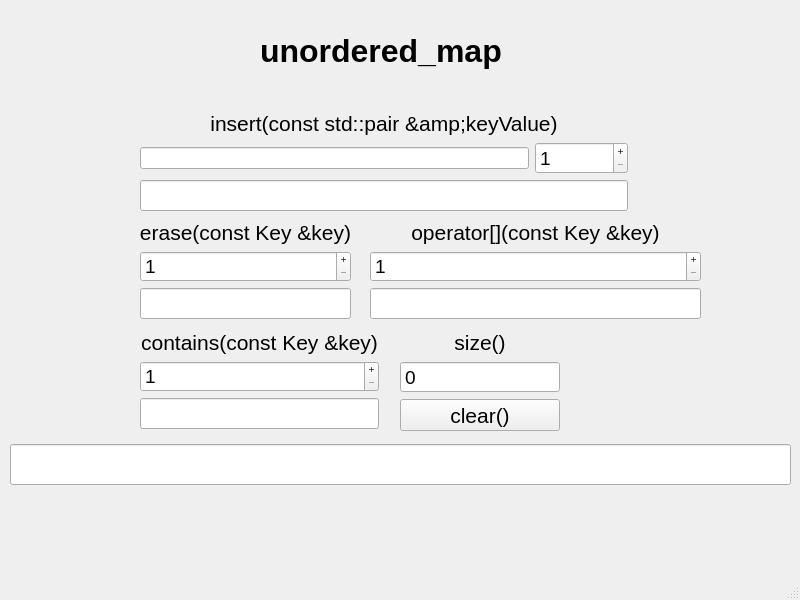
<?xml version="1.0" encoding="UTF-8"?>
<ui version="4.0">
 <class>MainWindow</class>
 <widget class="QMainWindow" name="MainWindow">
  <property name="geometry">
   <rect>
    <x>0</x>
    <y>0</y>
    <width>800</width>
    <height>600</height>
   </rect>
  </property>
  <property name="windowTitle">
   <string>MainWindow</string>
  </property>
  <widget class="QWidget" name="centralwidget">
   <widget class="QWidget" name="verticalLayoutWidget">
    <property name="geometry">
     <rect>
      <x>140</x>
      <y>220</y>
      <width>211</width>
      <height>99</height>
     </rect>
    </property>
    <layout class="QVBoxLayout" name="verticalLayout">
     <item>
      <widget class="QLabel" name="label_10">
       <property name="font">
        <font>
         <pointsize>16</pointsize>
        </font>
       </property>
       <property name="text">
        <string>erase(const Key &amp;key)</string>
       </property>
       <property name="alignment">
        <set>Qt::AlignCenter</set>
       </property>
      </widget>
     </item>
     <item>
      <widget class="QSpinBox" name="spinErace">
       <property name="font">
        <font>
         <pointsize>14</pointsize>
        </font>
       </property>
       <property name="buttonSymbols">
        <enum>QAbstractSpinBox::PlusMinus</enum>
       </property>
       <property name="minimum">
        <number>1</number>
       </property>
       <property name="maximum">
        <number>2147483647</number>
       </property>
      </widget>
     </item>
     <item>
      <widget class="QLineEdit" name="lineErace">
       <property name="font">
        <font>
         <pointsize>14</pointsize>
        </font>
       </property>
       <property name="readOnly">
        <bool>true</bool>
       </property>
      </widget>
     </item>
    </layout>
   </widget>
   <widget class="QWidget" name="verticalLayoutWidget_2">
    <property name="geometry">
     <rect>
      <x>140</x>
      <y>330</y>
      <width>239</width>
      <height>99</height>
     </rect>
    </property>
    <layout class="QVBoxLayout" name="verticalLayout_2">
     <item>
      <widget class="QLabel" name="label_8">
       <property name="font">
        <font>
         <pointsize>16</pointsize>
        </font>
       </property>
       <property name="text">
        <string>contains(const Key &amp;key)</string>
       </property>
       <property name="alignment">
        <set>Qt::AlignCenter</set>
       </property>
      </widget>
     </item>
     <item>
      <widget class="QSpinBox" name="spinContains">
       <property name="font">
        <font>
         <pointsize>14</pointsize>
        </font>
       </property>
       <property name="buttonSymbols">
        <enum>QAbstractSpinBox::PlusMinus</enum>
       </property>
       <property name="minimum">
        <number>1</number>
       </property>
       <property name="maximum">
        <number>2147483647</number>
       </property>
      </widget>
     </item>
     <item>
      <widget class="QLineEdit" name="lineContains">
       <property name="font">
        <font>
         <pointsize>14</pointsize>
        </font>
       </property>
       <property name="readOnly">
        <bool>true</bool>
       </property>
      </widget>
     </item>
    </layout>
   </widget>
   <widget class="QWidget" name="verticalLayoutWidget_3">
    <property name="geometry">
     <rect>
      <x>140</x>
      <y>110</y>
      <width>488</width>
      <height>101</height>
     </rect>
    </property>
    <layout class="QVBoxLayout" name="verticalLayout_3">
     <item>
      <widget class="QLabel" name="label_9">
       <property name="font">
        <font>
         <pointsize>16</pointsize>
        </font>
       </property>
       <property name="text">
        <string>insert(const std::pair&lt;const Key, Value&gt; &amp;keyValue)</string>
       </property>
       <property name="alignment">
        <set>Qt::AlignCenter</set>
       </property>
      </widget>
     </item>
     <item>
      <layout class="QHBoxLayout" name="horizontalLayout">
       <item>
        <widget class="QLineEdit" name="lineValue"/>
       </item>
       <item>
        <widget class="QSpinBox" name="spinInsert">
         <property name="font">
          <font>
           <pointsize>14</pointsize>
          </font>
         </property>
         <property name="buttonSymbols">
          <enum>QAbstractSpinBox::PlusMinus</enum>
         </property>
         <property name="minimum">
          <number>1</number>
         </property>
         <property name="maximum">
          <number>2147483647</number>
         </property>
        </widget>
       </item>
      </layout>
     </item>
     <item>
      <widget class="QLineEdit" name="lineInsert">
       <property name="font">
        <font>
         <pointsize>14</pointsize>
        </font>
       </property>
       <property name="readOnly">
        <bool>true</bool>
       </property>
      </widget>
     </item>
    </layout>
   </widget>
   <widget class="QWidget" name="verticalLayoutWidget_4">
    <property name="geometry">
     <rect>
      <x>370</x>
      <y>220</y>
      <width>331</width>
      <height>99</height>
     </rect>
    </property>
    <layout class="QVBoxLayout" name="verticalLayout_4">
     <item>
      <widget class="QLabel" name="label_11">
       <property name="font">
        <font>
         <pointsize>16</pointsize>
        </font>
       </property>
       <property name="text">
        <string>operator[](const Key &amp;key)</string>
       </property>
       <property name="alignment">
        <set>Qt::AlignCenter</set>
       </property>
      </widget>
     </item>
     <item>
      <widget class="QSpinBox" name="spinOperator">
       <property name="font">
        <font>
         <pointsize>14</pointsize>
        </font>
       </property>
       <property name="buttonSymbols">
        <enum>QAbstractSpinBox::PlusMinus</enum>
       </property>
       <property name="minimum">
        <number>1</number>
       </property>
       <property name="maximum">
        <number>2147483647</number>
       </property>
       <property name="value">
        <number>1</number>
       </property>
      </widget>
     </item>
     <item>
      <widget class="QLineEdit" name="lineOperator">
       <property name="font">
        <font>
         <pointsize>14</pointsize>
        </font>
       </property>
       <property name="readOnly">
        <bool>true</bool>
       </property>
      </widget>
     </item>
    </layout>
   </widget>
   <widget class="QWidget" name="verticalLayoutWidget_5">
    <property name="geometry">
     <rect>
      <x>400</x>
      <y>330</y>
      <width>160</width>
      <height>101</height>
     </rect>
    </property>
    <layout class="QVBoxLayout" name="verticalLayout_5">
     <item>
      <widget class="QLabel" name="label_12">
       <property name="font">
        <font>
         <pointsize>16</pointsize>
        </font>
       </property>
       <property name="text">
        <string>size()</string>
       </property>
       <property name="alignment">
        <set>Qt::AlignCenter</set>
       </property>
      </widget>
     </item>
     <item>
      <widget class="QSpinBox" name="spinSize">
       <property name="font">
        <font>
         <pointsize>14</pointsize>
        </font>
       </property>
       <property name="readOnly">
        <bool>true</bool>
       </property>
       <property name="buttonSymbols">
        <enum>QAbstractSpinBox::NoButtons</enum>
       </property>
       <property name="minimum">
        <number>0</number>
       </property>
       <property name="maximum">
        <number>2147483647</number>
       </property>
       <property name="value">
        <number>0</number>
       </property>
      </widget>
     </item>
     <item>
      <widget class="QPushButton" name="clearButton">
       <property name="font">
        <font>
         <pointsize>16</pointsize>
        </font>
       </property>
       <property name="text">
        <string>clear()</string>
       </property>
      </widget>
     </item>
    </layout>
   </widget>
   <widget class="QLabel" name="label">
    <property name="geometry">
     <rect>
      <x>260</x>
      <y>20</y>
      <width>271</width>
      <height>61</height>
     </rect>
    </property>
    <property name="font">
     <font>
      <pointsize>24</pointsize>
      <bold>true</bold>
     </font>
    </property>
    <property name="text">
     <string>unordered_map</string>
    </property>
   </widget>
   <widget class="QLineEdit" name="lineOutput">
    <property name="geometry">
     <rect>
      <x>10</x>
      <y>444</y>
      <width>781</width>
      <height>41</height>
     </rect>
    </property>
    <property name="font">
     <font>
      <pointsize>14</pointsize>
     </font>
    </property>
   </widget>
  </widget>
  <widget class="QMenuBar" name="menubar">
   <property name="geometry">
    <rect>
     <x>0</x>
     <y>0</y>
     <width>800</width>
     <height>22</height>
    </rect>
   </property>
  </widget>
  <widget class="QStatusBar" name="statusbar"/>
 </widget>
 <resources/>
 <connections/>
</ui>
